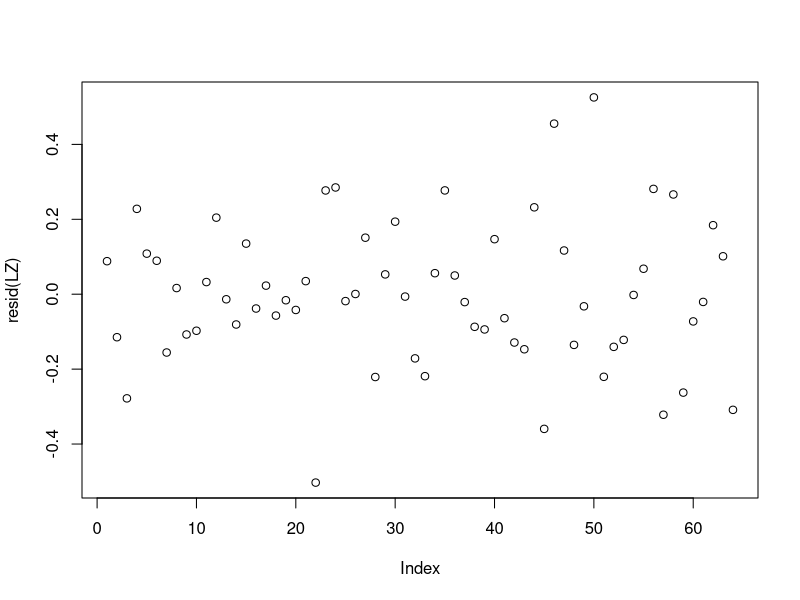
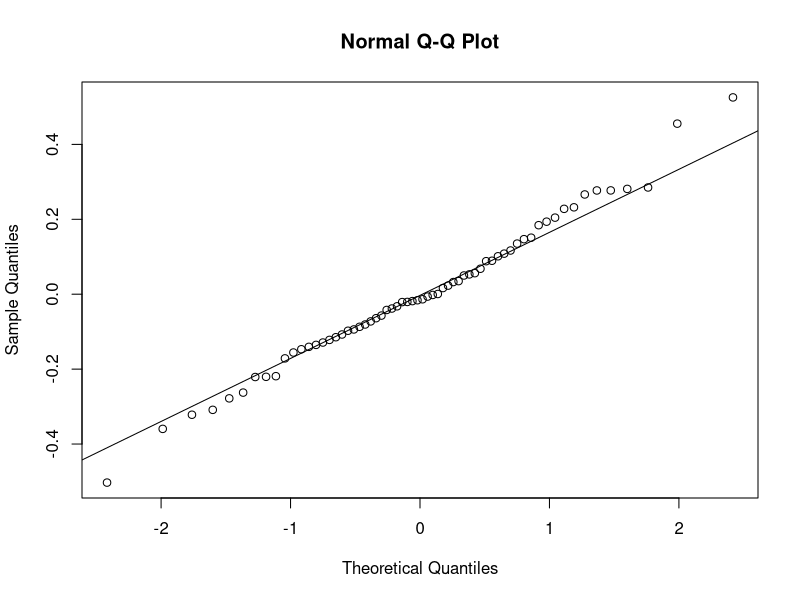
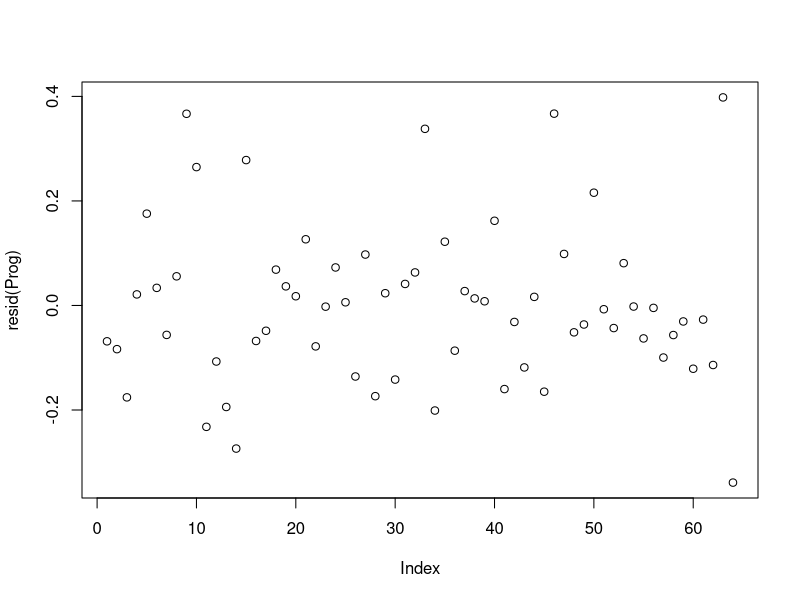
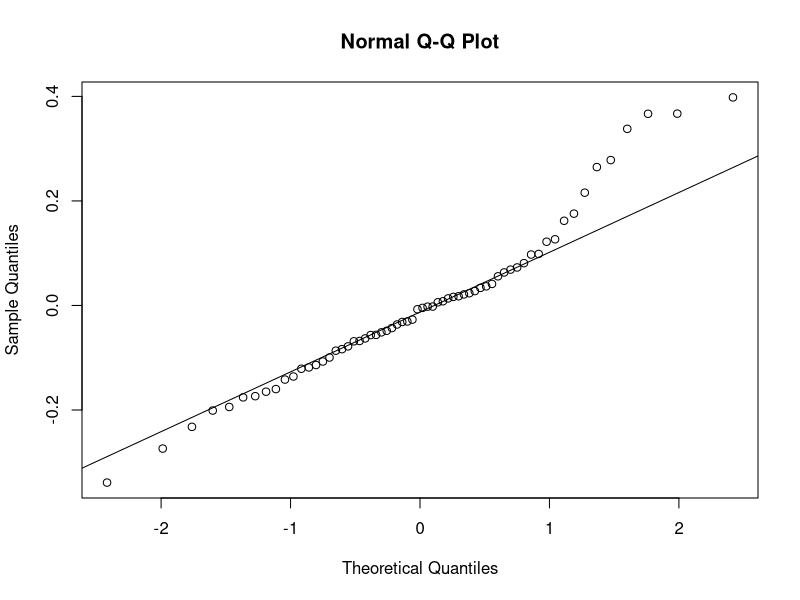
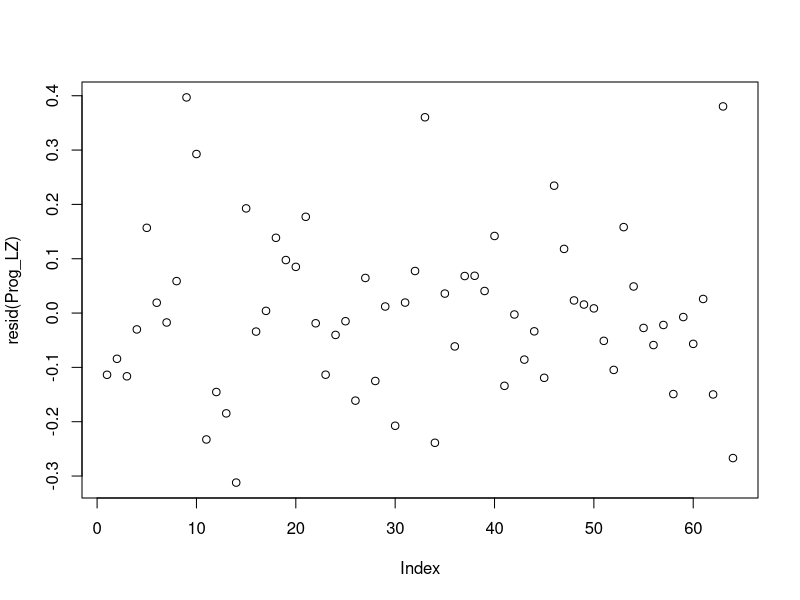
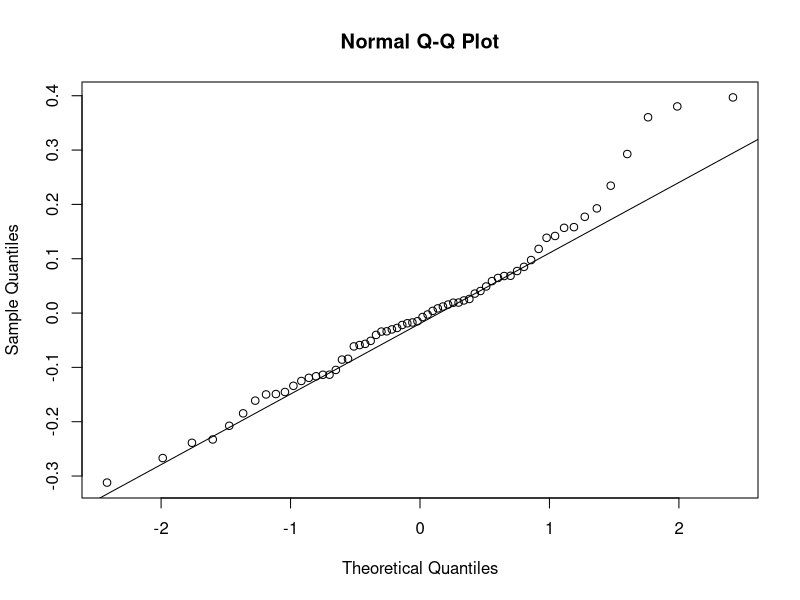

Generate these figures, in order, with R:
library(tidyverse)
library(readxl)
library(lmerTest)
library(emmeans)
library(broom.mixed)

# Read and clean data

EP <- read_xlsx("Placental_Histology/EP BW_ME Quantification.xlsx") %>%
  select(-Qualitative_Notes) %>%
  drop_na() %>%
  mutate(across(c(Mom, Pop, O2), as.factor),
         LZ_Area = as.numeric(LZ_Area),
         Prog_Sum = Progenitor_Area_1 + Progenitor_Area_2,
         Prog_LZ = Prog_Sum / LZ_Area,
         Pop = fct_recode(Pop, "Lowland" = "BW", "Highland" = "ME"),
         Group = paste(Pop, O2),
         Group = factor(Group, levels = c("Lowland 1N", "Lowland 2H", "Highland 1N", "Highland 2H")),
         Imp_Number = substr(`Slide ID`, 1, 3),
         Imp_Uniq = paste0(Mom,"_",Imp_Number),
         Imp_Uniq = as.factor(Imp_Uniq))

# JZ and Progenitor area ------

# Variables to analyze
vars <- c("LZ_Area", "Prog_Sum")

model_results <- vars %>%
  map_df(~{
    formula <- as.formula(paste(.x, "~ Pop*O2 + (1|Imp_Uniq)"))
    fit <- lmer(formula, data = EP)
    summ <- summary(fit)
    
    tibble(
      Variable = .x,
      ANOVA = list(anova(fit) %>% broom::tidy()),
      Fixed_Effects = list(as.data.frame(coef(summary(fit)))),
      Random_Effects = list(as.data.frame(VarCorr(fit))),
      Emmeans = list(emmeans(fit, ~ Pop*O2) %>% pairs() %>% as.data.frame())
    )
  })


# View ANOVA results as tidy table
ANOVAresults = model_results %>%
  select(Variable, ANOVA) %>%
  unnest(ANOVA)

EMresults = model_results %>%
  select(Variable, Emmeans) %>%
  unnest(Emmeans)

Fixresults = model_results %>%
  select(Variable, Fixed_Effects) %>%
  unnest(Fixed_Effects)


# Check for Type III

LZ = lmer(LZ_Area ~ Pop*O2 + (1|Imp_Uniq), data = EP)
anova(LZ)
summary(LZ)

plot(resid(LZ))
qqnorm(resid(LZ));qqline(resid(LZ))

Prog = lmer(Prog_Sum ~ Pop*O2 + (1|Imp_Uniq), data = EP)
anova(Prog)
summary(Prog)

plot(resid(Prog))
qqnorm(resid(Prog));qqline(resid(Prog))


# Progenitor with LZ as a predictor -------

# Variables to analyze
vars <- c("Prog_Sum")

model_results <- vars %>%
  map_df(~{
    formula <- as.formula(paste(.x, "~ Pop*O2 + LZ_Area + (1|Imp_Uniq)"))
    fit <- lmer(formula, data = EP)
    summ <- summary(fit)
    
    tibble(
      Variable = .x,
      ANOVA = list(anova(fit) %>% broom::tidy()),
      Fixed_Effects = list(as.data.frame(coef(summary(fit)))),
      Random_Effects = list(as.data.frame(VarCorr(fit))),
      Emmeans = list(emmeans(fit, ~ Pop*O2) %>% pairs() %>% as.data.frame())
    )
  })


# View ANOVA results as tidy table
ANOVAresults = model_results %>%
  select(Variable, ANOVA) %>%
  unnest(ANOVA)

EMresults = model_results %>%
  select(Variable, Emmeans) %>%
  unnest(Emmeans)

Fixresults = model_results %>%
  select(Variable, Fixed_Effects) %>%
  unnest(Fixed_Effects)

# Check Type III

Prog_LZ = lmer(Prog_Sum ~ Pop*O2 + LZ_Area + (1|Imp_Uniq), data = EP)
anova(Prog_LZ)
summary(Prog_LZ)

plot(resid(Prog_LZ))
qqnorm(resid(Prog_LZ));qqline(resid(Prog_LZ))
